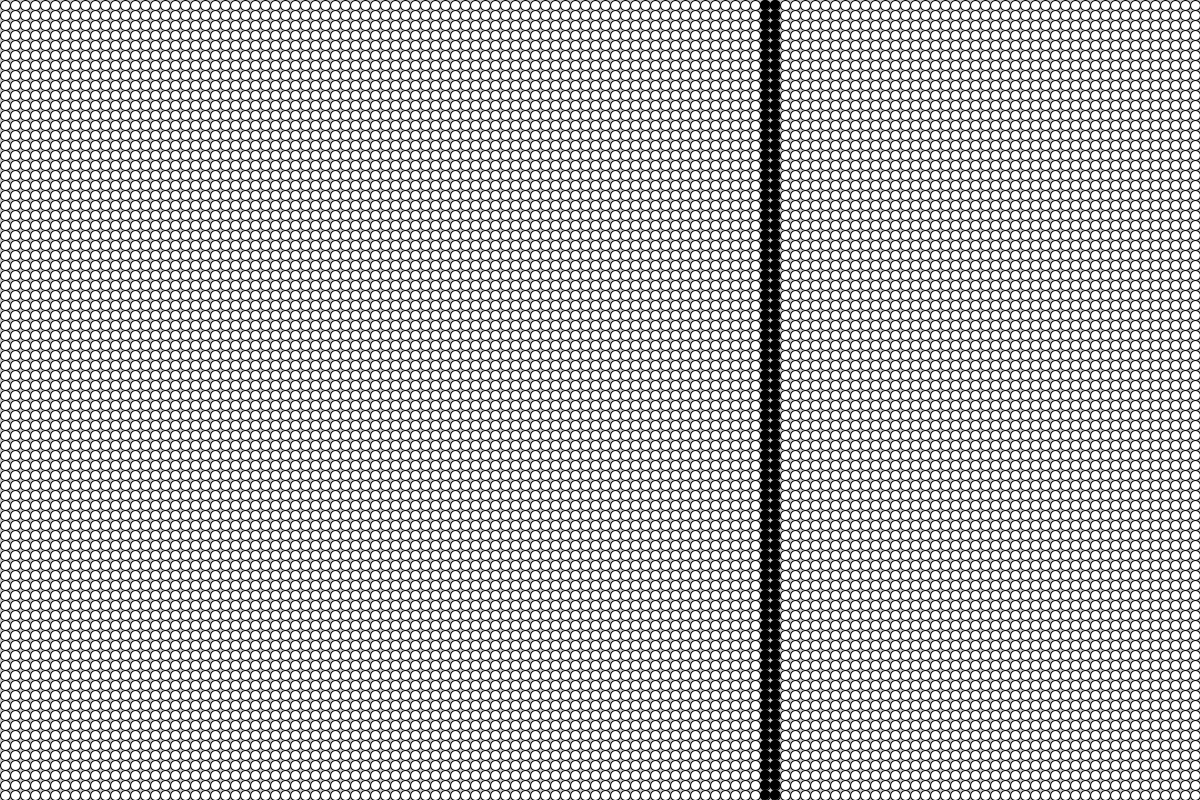
Frame 1 (no input)
Frame 60 (the mouse pressed at the canvas centre just before this capture): identical to frame 1, image omitted
Frame 120 (the mouse held since frame 60 and released just before this capture): identical to frame 1, image omitted

The Processing sketch that drew this single still picture (run headless with seeded random() and noise(); from frame 60 on, the mouse is pressed at the canvas centre):

// Processing sketch: listing7_3
// ── listing7_3.pde
Cell[][] _cellArray;     // two dimensional array of cells
int _cellSize = 10;      // size of each cell
int _numX, _numY;        // dimensions of grid
int gameMode = 0; 
int _width = 0;
int cleanRow = 0;
int cleanWidth = 4;
int maxColumn = 20;


void setup() { 
  size(1200, 800);
  _numX = floor(width/_cellSize);
  _numY = floor(height/_cellSize);
  println(_numX);
  //restart();
  frameRate(20);
  startup();
} 

void keyPressed() {
  gameMode = key - '0';
  println(gameMode);
}

void addRowBellow(){ 
  for(int y = 0; y < _numY; y++)
    for (int x = 0; x < _numX; x++)
      _cellArray[x][y].state = _cellArray[x][y].neighbours[3].state;
  for (int i = 0; i < _numX; i++){
    _cellArray[i][_numY-1].state = true;
  }
}

void startup(){
  _cellArray = new Cell[_numX][_numY];  
  for (int x = 0; x<_numX; x++) {
    for (int y = 0; y<_numY; y++) {  
      Cell newCell = new Cell(x, y, false);  
      _cellArray[x][y] = newCell;     
    }        
  }          

  
  for (int x = 0; x < _numX; x++) {
    for (int y = 0; y < _numY; y++) {  
      
      int above = y-1;    
      int below = y+1;    
      int left = x-1;      
      int right = x+1;      

      if (above < 0) { above = _numY-1; }  
      if (below == _numY) { below = 0; }  
      if (left < 0) { left = _numX-1; }  
      if (right == _numX) { right = 0; }  

     _cellArray[x][y].addNeighbour(_cellArray[left][above]);  
     _cellArray[x][y].addNeighbour(_cellArray[left][y]);    
     _cellArray[x][y].addNeighbour(_cellArray[left][below]);  
     _cellArray[x][y].addNeighbour(_cellArray[x][below]);  
     _cellArray[x][y].addNeighbour(_cellArray[right][below]);  
     _cellArray[x][y].addNeighbour(_cellArray[right][y]);  
     _cellArray[x][y].addNeighbour(_cellArray[right][above]);  
     _cellArray[x][y].addNeighbour(_cellArray[x][above]);    
    }
  }
    
}

void randomstart() {
  _cellArray = new Cell[_numX][_numY];	
  for (int x = 0; x<_numX; x++) {
    for (int y = 0; y<_numY; y++) {	
      Cell newCell = new Cell(x, y, true);	
      _cellArray[x][y] = newCell;	   
    }				
  }					
  
  for (int x = 0; x < _numX; x++) {
    for (int y = 0; y < _numY; y++) {	
      
      int above = y-1;		
      int below = y+1;		
      int left = x-1;			
      int right = x+1;			

      if (above < 0) { above = _numY-1; }	
      if (below == _numY) { below = 0; }	
      if (left < 0) { left = _numX-1; }	
      if (right == _numX) { right = 0; }	

     _cellArray[x][y].addNeighbour(_cellArray[left][above]);	
     _cellArray[x][y].addNeighbour(_cellArray[left][y]);		
     _cellArray[x][y].addNeighbour(_cellArray[left][below]);	
     _cellArray[x][y].addNeighbour(_cellArray[x][below]);	
     _cellArray[x][y].addNeighbour(_cellArray[right][below]);	
     _cellArray[x][y].addNeighbour(_cellArray[right][y]);	
     _cellArray[x][y].addNeighbour(_cellArray[right][above]);	
     _cellArray[x][y].addNeighbour(_cellArray[x][above]);		
    }
  }
}

void draw() {
  background(200);
  
  switch(gameMode){
    case 2:
      gameMode = 9;
      shiftRandom();
      break;
    case 4:
     gameMode = 9;
     addObject();
     break;
    case 0:
      gameMode = 9;
      addLine();
      break;
  }		
  			
  for (int x = 0; x < _numX; x++) {
    for (int y = 0; y < _numY; y++) {
       _cellArray[x][y].calcNextState();
    }
  }
  						
  translate(_cellSize/2, _cellSize/2);  	
						
  for (int x = 0; x < _numX; x++) {
    for (int y = 0; y < _numY; y++) {
     _cellArray[x][y].drawMe();
    }
  }
}


void addLine(){
  int lineX = round(random(_numX-2));
    for (int y = 0; y < _numY; y++){
    _cellArray[lineX][y].state = !_cellArray[lineX][y].state;
    _cellArray[lineX +1][y].state = !_cellArray[lineX +1][y].state;
  }
}

void addObject(){
  int centX = round(random(_numX));
  int centY = round(random(_numY));
  
  int radius = round(random(20)) + 5;
  for(int x = centX; x < radius + centX &&  x < _numX; x++)
    for (int y = centY; y < radius + centY & y < _numY; y++)
      if (random(4) <= 3)
        _cellArray[x][y].state = !_cellArray[x][y].state;
}

void shiftRandom(){
  int row = round(random(_numY));
  int magnitude = round(random(100)) - 50;
  println(magnitude);

  for ( int i = 0; i <= abs(magnitude) && magnitude != 0; i++)
    for (int j = row; j <= row+abs(magnitude) && j < _numY; j++) 
      if (magnitude > 0)
        for(int x = 0; x < _numX; x++)
            _cellArray[x][j].state = _cellArray[x][j].neighbours[5].state;
      else
        for(int x = _numX-1; x >= 0; x--)
            _cellArray[x][j].state = _cellArray[x][j].neighbours[1].state;
}

void mousePressed() {
  //restart();
  addRowBellow();
}

//================================= object

class Cell {
  float x, y;
  float ex, why;
  boolean state;  // on or off
  boolean nextState;  
  Cell[] neighbours;
  
  Cell(float ex, float why, boolean random) {
    this.ex = ex;
    this.why = why;
    x = ex * _cellSize;
    y = why * _cellSize;
    if (random){
      if (random(2) > 1)
        nextState = true;
      else
        nextState = false; 
    }
    else{
      nextState = false;
    }
    state = nextState;
    neighbours = new Cell[0];
  }
  
  void addNeighbour(Cell cell) {
    neighbours = (Cell[])append(neighbours, cell); 
  }
  
  void calcNextState() {
    
    switch (gameMode){
      case 0:
        nextState = state;
        //gameMode  =1;
        return;
      case 1:
        waveColumn();
        //if (_width > _numY*3 / 5){
        //  _width = 0;
          //gameMode = 2;
        //  return;
        //}
        return;
      case 3:
        randomClean();
        if (cleanRow == 2*_numY - 2)
          return;
        break;
      default:
        break;
    }
    concensus();
        
  }
  
  void concensus(){
    int liveCount = 0;
     if (state) { liveCount++; }     
     for (int i=0; i < neighbours.length; i++) {
       if (neighbours[i].state == true) {
         liveCount++;
       }
     }
       
     if (liveCount <= 4) {    
       nextState = false; 
     } else if (liveCount > 4) {
       nextState = true;
     }
        
     if ((liveCount == 4) || (liveCount == 5)) {  
       nextState = !nextState;
     } 
  }
  
  void randomClean(){
     float count = random(cleanWidth);
     Cell node = this;
     if (state && !neighbours[1].state && neighbours[5].state){
       for(float i = count; i >= 0; i--){
         node.nextState = false;
         node = node.neighbours[5];
       }
       cleanRow++;
     }
     else if (state && !neighbours[5].state && neighbours[1].state){
       for(float i = count; i >= 0; i--){
         node.nextState = false;
         node = node.neighbours[1];
       }
       cleanRow++;
     }
     
  }
  
  void waveColumn(){
    if (_width > maxColumn){
      _width = 0;
      gameMode = 9;
      return;
    }
    if (!state && (neighbours[1].state || neighbours[5].state))
      nextState = true;
    if (ex == 0 && why == 0){
      _width ++;
    }
  }


  
  void drawMe() {
    state = nextState;
    stroke(0);
    if (state == true) {
      fill(0);
    } else {
      fill(255);
    }
    ellipse(x, y, _cellSize, _cellSize);
  }
  
}
